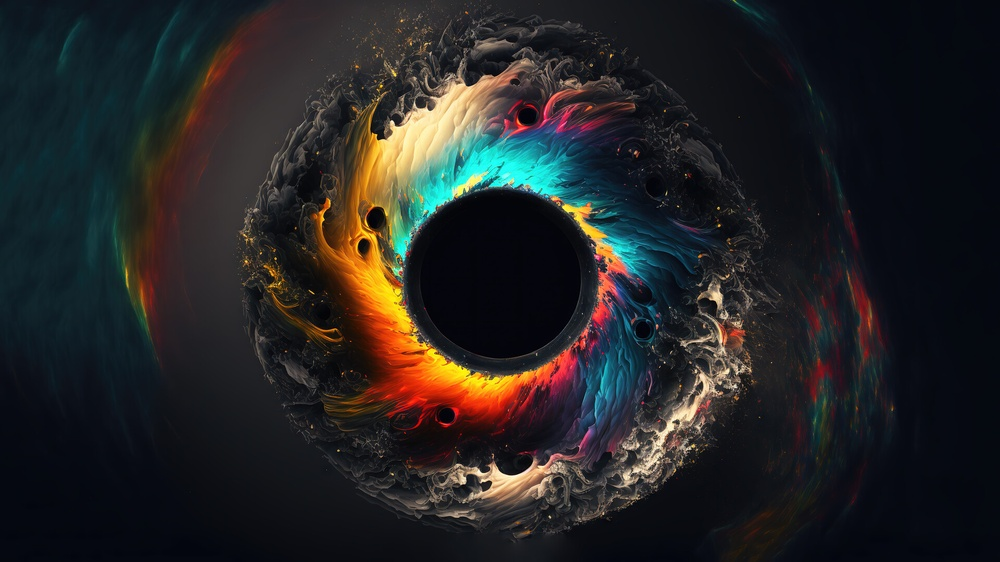
#> input picture image/12.jpg, 1000 x 562 px, shrunk from 1920 x 1080 before the run
$ jupyter execute --allow-errors FirstJupyter.ipynb
#> lines starting #> are read from the running program, lines starting #| are printed output that depends on the picture
[cell 1]
import numpy
import matplotlib.pyplot as plt
import cv2 as cv

[cell 2]
image = cv.imread("image/12.jpg")
#> image is the input picture: shape (562, 1000, 3); mean B, G, R 36.4, 36.2, 36.7
plt.imshow(image)

#> (a cell that did not finish here is left out)

[cell 4]
x =  [4 , 5 , 6 , 3 , 2 , 1 , 8 ]
y =  [ 1 , 6 , 5 , 4 , 8 , 9 , 3 ]
plt.plot(x,y)
plt.xlabel("days")
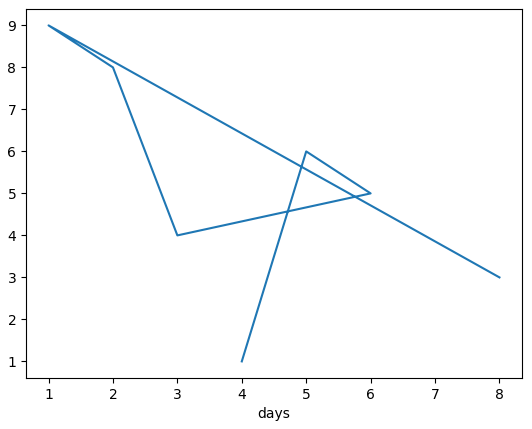
#> figure drawn by matplotlib, 1 panel
